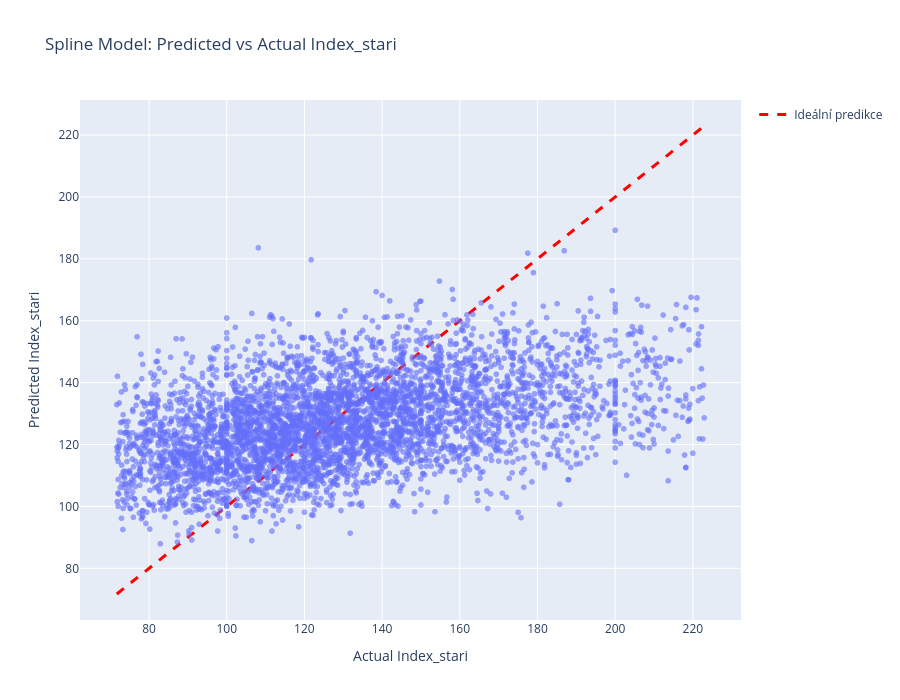
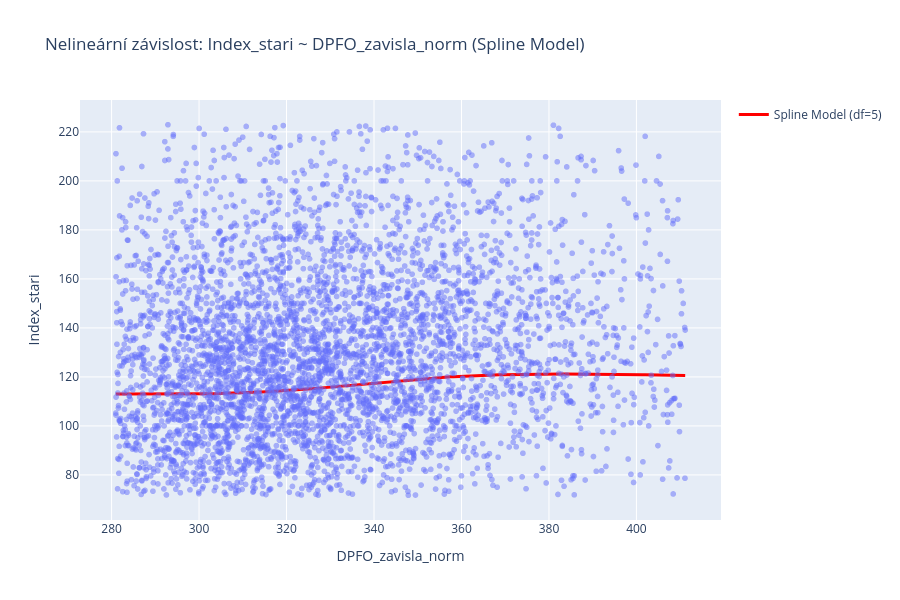
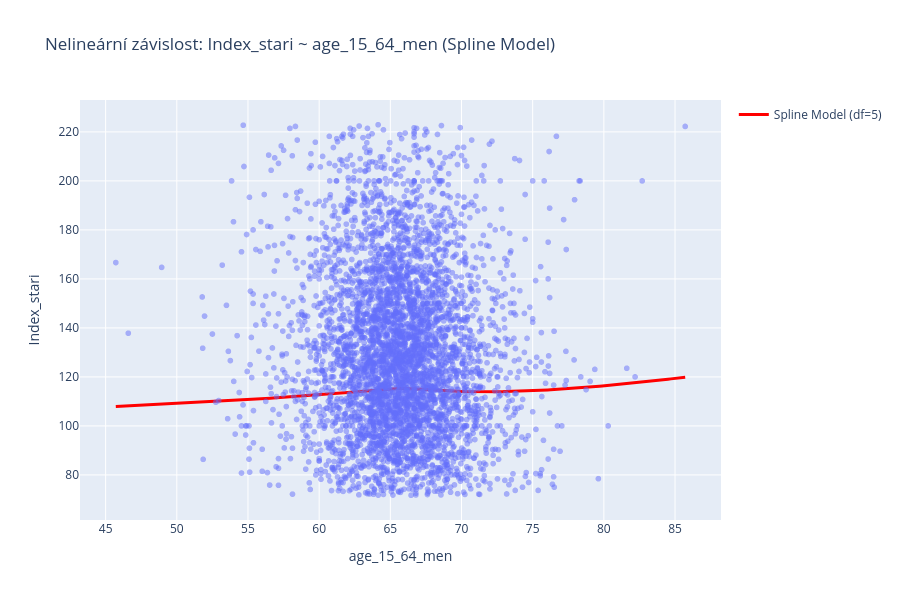
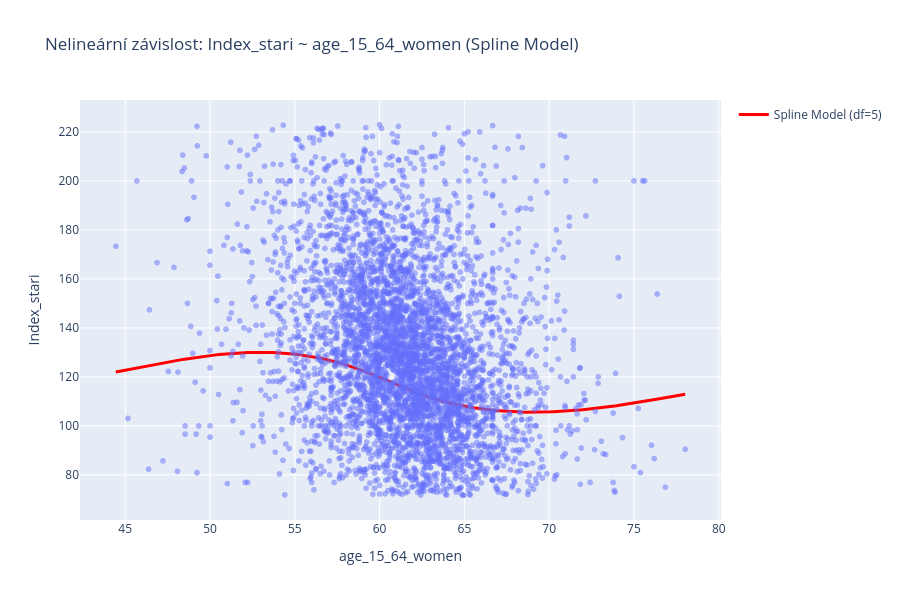

Here is the notebook cell these charts were saved with, in order:
### Markdown cell above
Lets try splines to capture non-linearity.

### Code cell
# fit spline model
# Použijeme stejné features jako předchozí modely
# Pro splines používáme cr() z patsy, který už máme importovaný

# Pro kategorickou proměnnou Okres_y použijeme C() wrapper
formula_spline = 'Index_stari_log ~ cr(DPFO_zavisla_norm, df=5) + cr(age_15_64_men, df=5)+cr(age_15_64_women, df=5) + cr(Total_log, df=5) + cr(Lon_x, df=5) + cr(Lat_x, df=5) + cr(Vzdalenost_km, df=5) + C(Okres_y)'

model_spline = smf.ols(formula_spline, data=final_df).fit()

print(model_spline.summary())

# Výpočet metriky R²
from sklearn.metrics import r2_score, mean_squared_error
predictions_spline = model_spline.predict(final_df)

# Inverse transform pro porovnání s původními hodnotami
predictions_spline_orig = np.expm1(predictions_spline)
y_true_orig = final_df['Index_stari'].values

r2 = r2_score(y_true_orig, predictions_spline_orig)
rmse = np.sqrt(mean_squared_error(y_true_orig, predictions_spline_orig))

print(f"\n{'='*80}")
print(f"Model Performance Metrics:")
print(f"R² Score: {r2:.4f}")
print(f"RMSE: {rmse:.4f}")
print(f"{'='*80}")

# Interaktivní vizualizace predicted vs actual
fig = px.scatter(
    x=y_true_orig,
    y=predictions_spline_orig,
    hover_name=final_df['Nazev_obce_prijmy'],
    title='Spline Model: Predicted vs Actual Index_stari',
    labels={'x': 'Actual Index_stari', 'y': 'Predicted Index_stari'},
    opacity=0.6
)
fig.add_trace(
    go.Scatter(
        x=[y_true_orig.min(), y_true_orig.max()],
        y=[y_true_orig.min(), y_true_orig.max()],
        mode='lines',
        name='Ideální predikce',
        line=dict(color='red', width=3, dash='dash')
    )
)
fig.update_layout(width=900, height=700)
fig.show()

# Vizualizace nelineárních závislostí pro každou numerickou feature
numeric_features_to_plot = ["DPFO_zavisla_norm", "age_15_64_men", "age_15_64_women","Total_log",
                             "Lon_x", "Lat_x", "Vzdalenost_km"]

# Nejčastější okres pro konstantní hodnotu
most_common_okres = final_df['Okres_y'].mode()[0]

for feature in numeric_features_to_plot:
    print(f"\nGenerating plot for {feature}...")
    
    # Vytvoříme range hodnot pro danou feature
    x_range = np.linspace(final_df[feature].min(), final_df[feature].max(), 200)
    
    # Vytvoříme predikční dataframe - začneme s jednou řádkou a opakujeme ji
    pred_df = final_df.iloc[[0]].copy()  # Vezmeme první řádek jako šablonu
    pred_df = pd.concat([pred_df] * len(x_range), ignore_index=True)
    
    # Nastavíme proměnnou feature na x_range
    pred_df[feature] = x_range
    
    # Ostatní numerické features nastavíme na medián
    for col in numeric_features:
        if col != feature:
            pred_df[col] = final_df[col].median()
    
    # Okres_y nastavíme na nejčastější hodnotu
    pred_df['Okres_y'] = most_common_okres
    
    try:
        # Predikce
        y_pred_spline = model_spline.predict(pred_df)
        y_pred_spline_orig = np.expm1(y_pred_spline)
        
        # Interaktivní plot
        fig = px.scatter(
            final_df,
            x=feature,
            y='Index_stari',
            hover_name='Nazev_obce_prijmy',
            title=f'Nelineární závislost: Index_stari ~ {feature} (Spline Model)',
            opacity=0.5,
            labels={feature: feature, 'Index_stari': 'Index_stari'}
        )
        
        fig.add_trace(
            go.Scatter(
                x=x_range,
                y=y_pred_spline_orig,
                mode='lines',
                name=f'Spline Model (df=5)',
                line=dict(color='red', width=3)
            )
        )
        
        fig.update_layout(width=900, height=600)
        fig.show()
        
        print(f"✓ Plot for {feature} generated successfully")
        
    except Exception as e:
        print(f"✗ Error generating plot for {feature}: {str(e)}")
        continue

### Figure 1 — Plotly figure (JSON) as saved in the notebook; plotly's stock layout.template omitted (floating-point values rounded to 4 significant figures; data arrays with more than 128 entries replaced by an {"elided": "..."} marker saying what was removed)
{"data": [{"hovertemplate": "<b>%{hovertext}</b><br><br>Actual Index_stari=%{x}<br>Predicted Index_stari=%{y}<extra></extra>", "hovertext": {"elided": "4536 str values"}, "legendgroup": "", "marker": {"color": "#636efa", "opacity": 0.6, "symbol": "circle"}, "mode": "markers", "name": "", "showlegend": false, "type": "scattergl", "x": {"elided": "4536 float values"}, "xaxis": "x", "y": {"elided": "4536 float values"}, "yaxis": "y"}, {"line": {"color": "red", "dash": "dash", "width": 3}, "mode": "lines", "name": "Ideální predikce", "type": "scatter", "x": [71.7, 222.9], "y": [71.7, 222.9]}], "layout": {"height": 700, "legend": {"tracegroupgap": 0}, "title": {"text": "Spline Model: Predicted vs Actual Index_stari"}, "width": 900, "xaxis": {"anchor": "y", "domain": [0, 1], "title": {"text": "Actual Index_stari"}}, "yaxis": {"anchor": "x", "domain": [0, 1], "title": {"text": "Predicted Index_stari"}}}}

### Figure 2 — Plotly figure (JSON) as saved in the notebook; plotly's stock layout.template omitted (floating-point values rounded to 4 significant figures; data arrays with more than 128 entries replaced by an {"elided": "..."} marker saying what was removed)
{"data": [{"hovertemplate": "<b>%{hovertext}</b><br><br>DPFO_zavisla_norm=%{x}<br>Index_stari=%{y}<extra></extra>", "hovertext": {"elided": "4536 str values"}, "legendgroup": "", "marker": {"color": "#636efa", "opacity": 0.5, "symbol": "circle"}, "mode": "markers", "name": "", "showlegend": false, "type": "scattergl", "x": {"elided": "4536 float values"}, "xaxis": "x", "y": {"elided": "4536 float values"}, "yaxis": "y"}, {"line": {"color": "red", "width": 3}, "mode": "lines", "name": "Spline Model (df=5)", "type": "scatter", "x": {"elided": "200 float values"}, "y": {"elided": "200 float values"}}], "layout": {"height": 600, "legend": {"tracegroupgap": 0}, "title": {"text": "Nelineární závislost: Index_stari ~ DPFO_zavisla_norm (Spline Model)"}, "width": 900, "xaxis": {"anchor": "y", "domain": [0, 1], "title": {"text": "DPFO_zavisla_norm"}}, "yaxis": {"anchor": "x", "domain": [0, 1], "title": {"text": "Index_stari"}}}}

### Figure 3 — Plotly figure (JSON) as saved in the notebook; plotly's stock layout.template omitted (floating-point values rounded to 4 significant figures; data arrays with more than 128 entries replaced by an {"elided": "..."} marker saying what was removed)
{"data": [{"hovertemplate": "<b>%{hovertext}</b><br><br>age_15_64_men=%{x}<br>Index_stari=%{y}<extra></extra>", "hovertext": {"elided": "4536 str values"}, "legendgroup": "", "marker": {"color": "#636efa", "opacity": 0.5, "symbol": "circle"}, "mode": "markers", "name": "", "showlegend": false, "type": "scattergl", "x": {"elided": "4536 float values"}, "xaxis": "x", "y": {"elided": "4536 float values"}, "yaxis": "y"}, {"line": {"color": "red", "width": 3}, "mode": "lines", "name": "Spline Model (df=5)", "type": "scatter", "x": {"elided": "200 float values"}, "y": {"elided": "200 float values"}}], "layout": {"height": 600, "legend": {"tracegroupgap": 0}, "title": {"text": "Nelineární závislost: Index_stari ~ age_15_64_men (Spline Model)"}, "width": 900, "xaxis": {"anchor": "y", "domain": [0, 1], "title": {"text": "age_15_64_men"}}, "yaxis": {"anchor": "x", "domain": [0, 1], "title": {"text": "Index_stari"}}}}

### Figure 4 — Plotly figure (JSON) as saved in the notebook; plotly's stock layout.template omitted (floating-point values rounded to 4 significant figures; data arrays with more than 128 entries replaced by an {"elided": "..."} marker saying what was removed)
{"data": [{"hovertemplate": "<b>%{hovertext}</b><br><br>age_15_64_women=%{x}<br>Index_stari=%{y}<extra></extra>", "hovertext": {"elided": "4536 str values"}, "legendgroup": "", "marker": {"color": "#636efa", "opacity": 0.5, "symbol": "circle"}, "mode": "markers", "name": "", "showlegend": false, "type": "scattergl", "x": {"elided": "4536 float values"}, "xaxis": "x", "y": {"elided": "4536 float values"}, "yaxis": "y"}, {"line": {"color": "red", "width": 3}, "mode": "lines", "name": "Spline Model (df=5)", "type": "scatter", "x": {"elided": "200 float values"}, "y": {"elided": "200 float values"}}], "layout": {"height": 600, "legend": {"tracegroupgap": 0}, "title": {"text": "Nelineární závislost: Index_stari ~ age_15_64_women (Spline Model)"}, "width": 900, "xaxis": {"anchor": "y", "domain": [0, 1], "title": {"text": "age_15_64_women"}}, "yaxis": {"anchor": "x", "domain": [0, 1], "title": {"text": "Index_stari"}}}}
